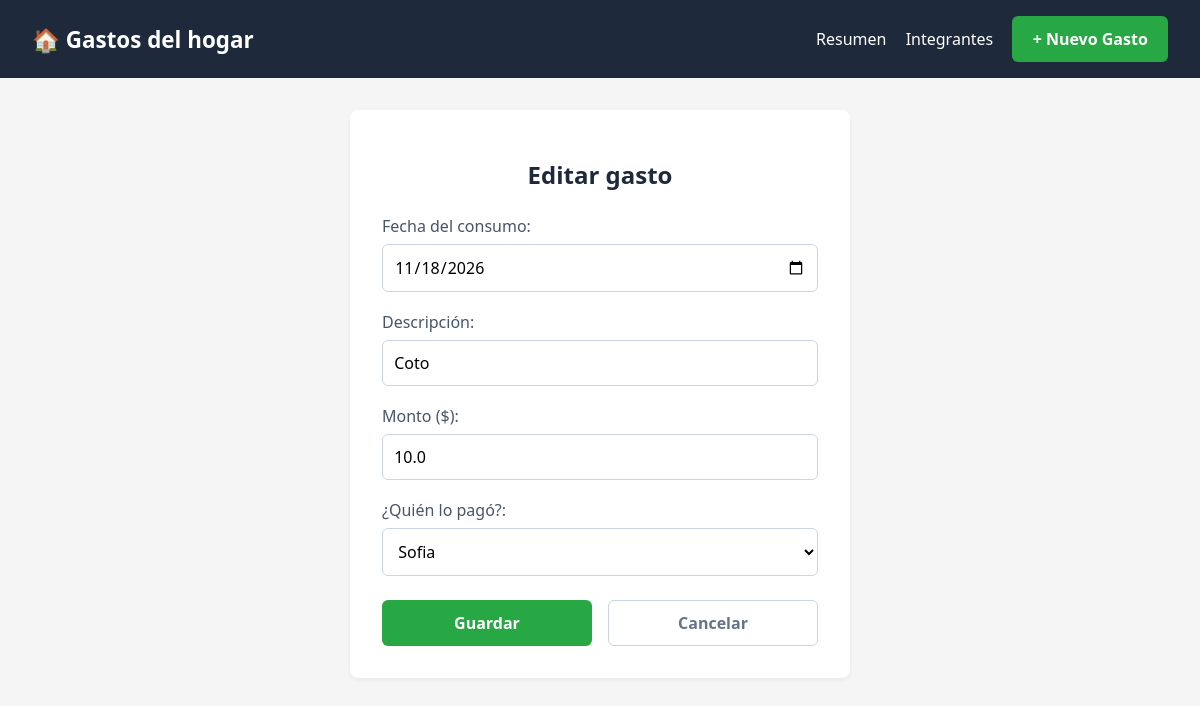
Screenshot of /gastos/editar/1 with the database file from the repository.
### tables this page shows
CREATE TABLE gastos (
    id INTEGER PRIMARY KEY AUTOINCREMENT,
    descripcion TEXT NOT NULL,
    monto REAL NOT NULL,
    integrante_id INTEGER NOT NULL,
    fecha DATE NOT NULL,
    FOREIGN KEY (integrante_id) REFERENCES integrantes(id)
);

### controllers/gasto_controller.py (the view, shortened to what this page needs)
@gasto_bp.route('/gastos/editar/<int:id>', methods=['GET', 'POST'])
def editar_gasto(id):
    gasto = GastoModel.obtener_gasto_por_id(id)
    integrantes = IntegranteModel.obtener_integrantes_editar(gasto['integrante_id'])
    return render_template('form_gasto.html', gasto=gasto, integrantes=integrantes)

### models/gasto_model.py (called while the page is built)
    @staticmethod
    def get_connection():
        base_dir = os.path.abspath(os.path.dirname(__file__))
        db_path = os.path.join(base_dir, '../database_gastos.db')
        conexion = sqlite3.connect(db_path)
        conexion.execute("PRAGMA foreign_keys = ON")
        conexion.row_factory = sqlite3.Row
        return conexion

    @classmethod
    def obtener_gasto_por_id(cls, id):
        conexion = cls.get_connection()
        gasto = conexion.execute('SELECT * FROM gastos WHERE id = ?', (id,)).fetchone()
        conexion.close()
        return gasto

### models/integrante_model.py (called while the page is built)
    @staticmethod
    def get_connection():
        base_dir = os.path.abspath(os.path.dirname(__file__))
        db_path = os.path.join(base_dir, '../database_gastos.db')
        conexion = sqlite3.connect(db_path)
        conexion.execute("PRAGMA foreign_keys = ON")
        conexion.row_factory = sqlite3.Row
        return conexion

    @classmethod
    def obtener_integrantes_editar(cls, integrante_id):
        conexion = cls.get_connection()
        cursor = conexion.cursor()
        cursor.execute("SELECT * FROM integrantes WHERE activo = 1 OR id = ?", (integrante_id,))
        integrantes = cursor.fetchall()
        conexion.close()
        return integrantes

### templates/form_gasto.html
{%extends "base.html"%}
{%block content%}
<form action="{{url_for('gasto_bp.editar_gasto', id=gasto.id) if gasto else url_for('gasto_bp.agregar_gasto')}}" method="POST" class="form-card">
    <h2>{{"Editar gasto" if gasto else "Registrar nuevo gasto"}}</h2>
    <div class="form-group">
        <label for="fecha">Fecha del consumo:</label>
        <input type="date" id="fecha" name="fecha" value="{{gasto.fecha if gasto else hoy}}" required>
    </div>
    <div class="form-group">
        <label for="descripcion">Descripción:</label>
        <input type="text" id="descripcion" name="descripcion" value="{{gasto.descripcion if gasto else ''}}" required placeholder="Ej: Supermercado Coto">
    </div>
    <div class="form-group">
        <label for="monto">Monto ($):</label>
        <input type="number" min="0.01" id="monto" name="monto" value="{{gasto.monto if gasto else ''}}" required>
    </div>
    <div class="form-group">
        <label for="integrante_id">¿Quién lo pagó?:</label>
        <select id="integrante_id" name="integrante_id" required>
            {%for i in integrantes%}
            <option value="{{i.id}}" {{'selected' if gasto and gasto.integrante_id == i.id else ''}}>
                {{i.nombre}}
            </option>
            {%endfor%}
        </select>
    </div>
    <div class="form-actions">
        <button type="submit" class="btn btn-primary">Guardar</button>
        <a href="{{url_for('gasto_bp.index')}}" class="btn btn-cancel">Cancelar</a>
    </div>
</form>
{%endblock%}

### static/css/style.css (style rules this page uses)
* { box-sizing: border-box; margin: 0; padding: 0; font-family: 'Segoe UI', Tahoma, Geneva, Verdana, sans-serif; }
body { background-color: whitesmoke; color: #333; }
.container h2 { text-align: center; margin-block: 1rem; }
.card-gasto, .form-card, .table { background: white; border-radius: 8px; box-shadow: 0 2px 4px rgba(0,0,0,0.05); }
.form-card { padding: 2rem; max-width: 500px; margin: 2rem auto; }
.form-card h2 { margin-bottom: 1.5rem; text-align: center; color: #1e293b; }
.form-group { margin-bottom: 1.2rem; display: flex; flex-direction: column; gap: 0.4rem; }
.form-group label { font-weight: 500; color: #475569; }
.form-group input, .form-group select, .input-select { width: 100%; padding: 0.7rem; border: 1px solid #cbd5e1; border-radius: 6px; font-size: 1rem; background-color: #fff; }
.form-actions { display: flex; gap: 1rem; align-items: center; margin-top: 1.5rem; }
.form-actions .btn { flex: 1; }
.btn, .btn-list { display: inline-block; border-radius: 6px; text-decoration: none; font-weight: 600; cursor: pointer; text-align: center; border: 1px solid transparent; transition: background-color 0.2s; color: white; }
.btn { padding: 0.7rem 1.2rem; font-size: 1rem; }
.btn-primary { background-color: #28A745; }
.btn-cancel { background-color: transparent; color: #64748b; border-color: #cbd5e1; }

### rows the page displays
gastos: fecha "11/18/2026", descripcion "Coto", monto "10.0"

### other values shown
{{ "Editar gasto" if gasto else "Registrar nuevo gasto" }} "Editar gasto"
form field integrante_id "Sofia"
